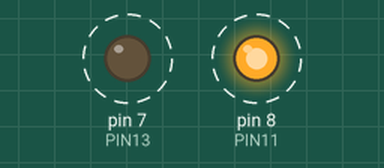
Recording of a sketch running on a simulated Arduino Uno, built with avr-gcc and run on an emulated ATmega328P. Parts: output pins drawn as LEDs (lit = HIGH). Dashed ring = blinking.

Above: at 0.17 s.
Timing chart, 0 to 3.0 s (numbered marks = the images above):
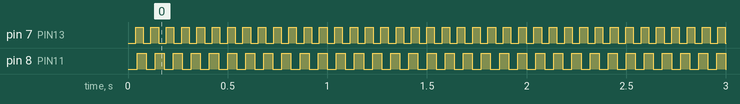

The sketch:

BCI_Blinker11-13_20190324.ino
```cpp
#define PIN11 8
#define PIN13 7

/* Blinking times in microseconds, 50% duty cycle, with slight corrections
 * on the frequencies due to rounding done by the uC logic (seen with logic
 * analyzer).
 */
const long double time11 = (0.5 / 11.015) * 1000000.0;
const long double time13 = (0.5 / 13.017) * 1000000.0;

long double prev11Time = 0.0;
long double prev13Time = 0.0;
long double currTime;

int state11 = LOW;
int state13 = LOW;

void setup(void) {
    pinMode(PIN11, OUTPUT);
    pinMode(PIN13, OUTPUT);
    digitalWrite(PIN11, LOW);
    digitalWrite(PIN13, LOW);
}

void loop(void) {
    // Get current time in us (will overflow after ~70 minutes).
    currTime = (long double)micros();
    // Check 11 Hz period.
    if (currTime - prev11Time >= time11) {
        digitalWrite(PIN11, !state11);
        state11 = !state11;
        prev11Time = currTime;
    }
    // Check 13 Hz period.
    if (currTime - prev13Time >= time13) {
        digitalWrite(PIN13, !state13);
        state13 = !state13;
        prev13Time = currTime;
    }
}
```

Measured:
- by itself, pin 7 (PIN13): alternates HIGH for 0.04 s and LOW for 0.04 s
- by itself, pin 8 (PIN11): alternates HIGH for 0.05 s and LOW for 0.05 s
